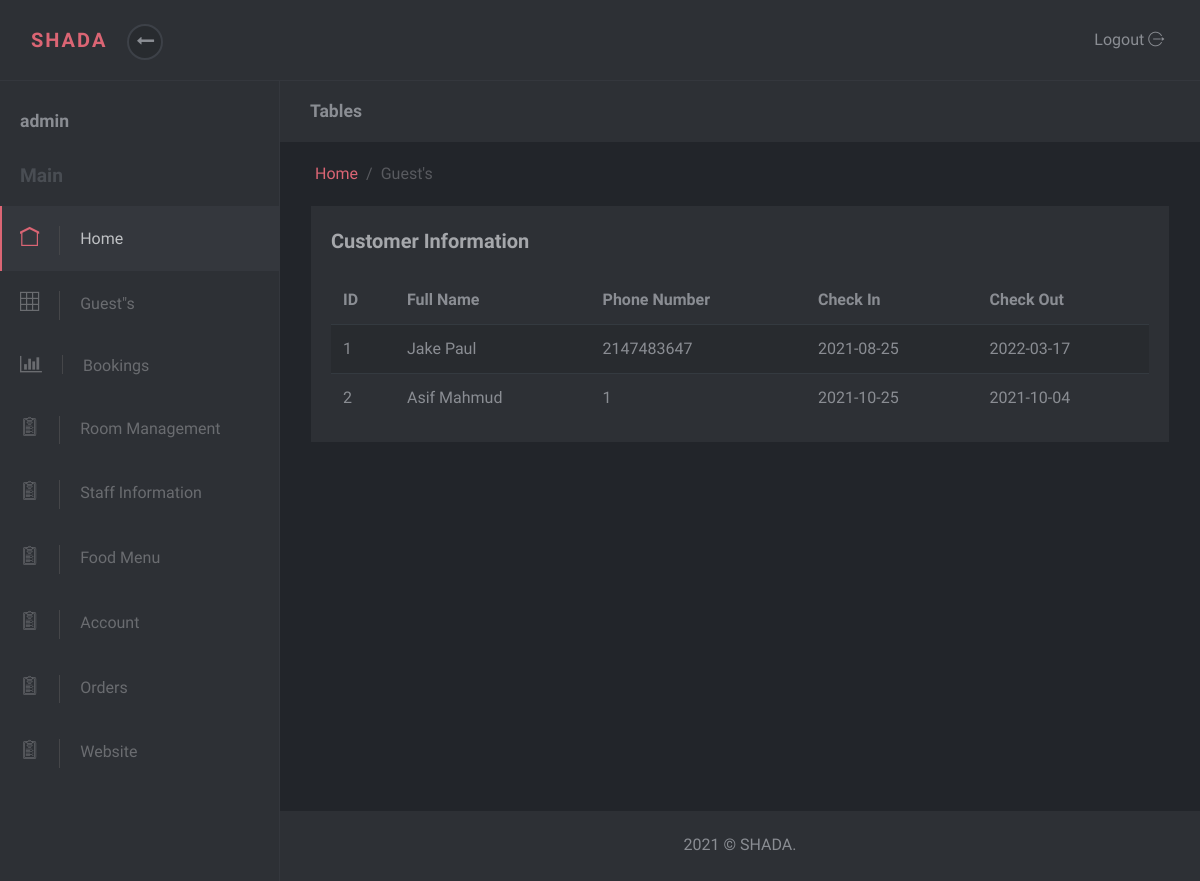
Screenshot of /admin-panel/guests.php (signed in) with the database file from the repository.
### tables this page shows
CREATE TABLE `booking_info` (
  `id` int(11) NOT NULL,
  `full_name` varchar(50) NOT NULL,
  `address` varchar(50) NOT NULL,
  `email` varchar(50) NOT NULL,
  `contact` int(20) NOT NULL,
  `child` int(10) NOT NULL,
  `adult` int(10) NOT NULL,
  `check_in` date NOT NULL,
  `check_out` date NOT NULL
);

### admin-panel/guests.php (the view, shortened to what this page needs)
<?php
include("header.php");
include("../database/db.php");
?>
      <div class="page-content">
        <div class="page-header no-margin-bottom">
          <div class="container-fluid">
            <h2 class="h5 no-margin-bottom">Tables</h2>
          </div>
        </div>
        <div class="container-fluid">
          <ul class="breadcrumb">
            <li class="breadcrumb-item"><a href="index.html">Home</a></li>
            <li class="breadcrumb-item active">Guest's</li>
          </ul>
        </div>
        <section class="no-padding-top">
          <div class="container-fluid">
            <div class="row">
              <div class="col-lg-12">
                <div class="block margin-bottom-sm">
                  <div class="title"><strong>Customer Information</strong></div>
                  <div class="table-responsive">
                    <table class="table table-striped">
                      <thead>
                        <tr>
                          <th>ID</th>
                          <th>Full Name</th>
                          <th>Phone Number</th>
                          <th>Check In</th>
                          <th>Check Out</th>
                        </tr>
                      </thead>
                      <?php
                      $query = "SELECT * FROM `booking_info`";
                      $result = mysqli_query($db_con, $query);
                      if(mysqli_num_rows($result) > 0){
                        foreach($result as $row)
                        {
                          ?>
                        <tr>
                          <td><?php echo $row['id'];?></td>
                          <td><?php echo $row['full_name'];?></td>
                          <td><?php echo $row['contact'];?></td>
                          <td><?php echo $row['check_in'];?></td>
                          <td><?php echo $row['check_out'];?></td>
                        </tr>
                          <?php
                        }
                      }
                    ?>
                    </table>
                  </div>
                </div>
              </div>
            </div>
          </div>
        </section>
<?php
include("footer.php");
?>

### admin-panel/css/style.default.css (style rules this page uses)
body { position: relative; }
section { padding: 0 1rem; }
a { -webkit-transition: all 0.3s; transition: all 0.3s; display: inline-block; }
i, span, strong { display: inline-block; }
.no-padding-top { padding-top: 0 !important; }
.no-margin-bottom { margin-bottom: 0 !important; }
.margin-bottom-sm { margin-bottom: 30px !important; }
.breadcrumb { background: none; padding: 20px 20px; margin-bottom: 0; color: #8a8d93; }
.breadcrumb a { color: #DB6574; text-decoration: none !important; }
.breadcrumb li.active { color: #585a5f; }
.breadcrumb-item + .breadcrumb-item::before { color: #585a5f; }
.block { padding: 20px; background: #2d3035; color: #8a8d93; margin-bottom: 30px; }
.page-content { position: relative; background: #22252a; min-height: 100vh; width: calc(100% - 280px); padding: 0; padding-bottom: 70px; }
.page-header { padding: 20px 15px; background: #2d3035; color: #8a8d93; margin-bottom: 30px; }
.block .title { margin-bottom: 20px; }
.block .title strong:first-child { font-size: 1.25rem; color: #a5a7ab; }
.table { margin-bottom: 0; color: #8a8d93; }
.table td, .table th { border-color: #343a40; }
.table thead th { border: none; }
.table-striped tbody tr { -webkit-transition: all 0.3s; transition: all 0.3s; }
.table-striped tbody tr:nth-of-type(odd) { background-color: #282b2f; }
body { font-family: "Muli", sans-serif; font-size: 1rem; font-weight: 400; line-height: 1.5; color: #8a8d93; background-color: #fff; }
a { color: #ffffff; text-decoration: none; }
h1, h2, h3, h4, h5, h6, .h1, .h2, .h3, .h4, .h5, .h6 { margin-bottom: 0.5rem; font-family: inherit; font-weight: 700; line-height: 1.2; color: inherit; }
h2, .h2 { font-size: 1.7rem; }
h5, .h5 { font-size: 1.1rem; }

### rows the page displays
booking_info: id "1", full_name "Jake Paul", contact "2147483647", check_in "2021-08-25", check_out "2022-03-17"
booking_info: id "2", full_name "Asif Mahmud", contact "1", check_in "2021-10-25", check_out "2021-10-04"

### other values shown
$_SESSION['full_name'] "admin"
